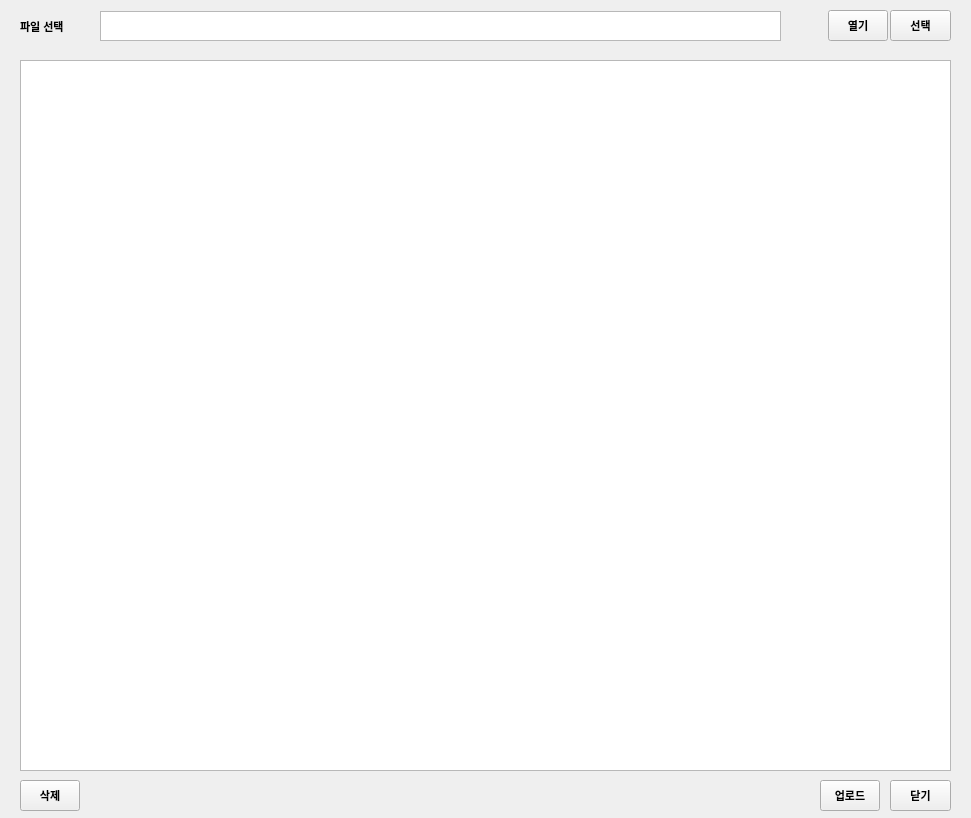
<?xml version="1.0" encoding="UTF-8"?>
<ui version="4.0">
 <class>win_upload_time</class>
 <widget class="QWidget" name="win_upload_time">
  <property name="geometry">
   <rect>
    <x>0</x>
    <y>0</y>
    <width>971</width>
    <height>818</height>
   </rect>
  </property>
  <property name="windowTitle">
   <string>Form</string>
  </property>
  <widget class="QPushButton" name="btn_select">
   <property name="geometry">
    <rect>
     <x>890</x>
     <y>10</y>
     <width>61</width>
     <height>31</height>
    </rect>
   </property>
   <property name="font">
    <font>
     <family>Arial</family>
     <pointsize>8</pointsize>
     <weight>75</weight>
     <bold>true</bold>
    </font>
   </property>
   <property name="text">
    <string>선택</string>
   </property>
  </widget>
  <widget class="QPushButton" name="btn_open">
   <property name="geometry">
    <rect>
     <x>828</x>
     <y>10</y>
     <width>60</width>
     <height>31</height>
    </rect>
   </property>
   <property name="font">
    <font>
     <family>Arial</family>
     <pointsize>8</pointsize>
     <weight>75</weight>
     <bold>true</bold>
    </font>
   </property>
   <property name="text">
    <string>열기</string>
   </property>
  </widget>
  <widget class="QLabel" name="lbl_select_file">
   <property name="geometry">
    <rect>
     <x>20</x>
     <y>11</y>
     <width>71</width>
     <height>30</height>
    </rect>
   </property>
   <property name="font">
    <font>
     <family>Arial</family>
     <pointsize>8</pointsize>
     <weight>75</weight>
     <bold>true</bold>
    </font>
   </property>
   <property name="text">
    <string>파일 선택</string>
   </property>
  </widget>
  <widget class="QTableWidget" name="tbl_info">
   <property name="geometry">
    <rect>
     <x>20</x>
     <y>60</y>
     <width>931</width>
     <height>711</height>
    </rect>
   </property>
   <property name="sizeAdjustPolicy">
    <enum>QAbstractScrollArea::AdjustToContents</enum>
   </property>
   <property name="dragEnabled">
    <bool>true</bool>
   </property>
   <property name="selectionBehavior">
    <enum>QAbstractItemView::SelectRows</enum>
   </property>
   <property name="textElideMode">
    <enum>Qt::ElideMiddle</enum>
   </property>
   <attribute name="horizontalHeaderCascadingSectionResizes">
    <bool>true</bool>
   </attribute>
   <attribute name="horizontalHeaderShowSortIndicator" stdset="0">
    <bool>true</bool>
   </attribute>
   <attribute name="horizontalHeaderStretchLastSection">
    <bool>true</bool>
   </attribute>
   <attribute name="verticalHeaderCascadingSectionResizes">
    <bool>true</bool>
   </attribute>
   <attribute name="verticalHeaderStretchLastSection">
    <bool>false</bool>
   </attribute>
  </widget>
  <widget class="QPushButton" name="btn_upload">
   <property name="geometry">
    <rect>
     <x>820</x>
     <y>780</y>
     <width>60</width>
     <height>31</height>
    </rect>
   </property>
   <property name="font">
    <font>
     <family>Arial</family>
     <pointsize>8</pointsize>
     <weight>75</weight>
     <bold>true</bold>
    </font>
   </property>
   <property name="text">
    <string>업로드</string>
   </property>
  </widget>
  <widget class="QPushButton" name="btn_close">
   <property name="geometry">
    <rect>
     <x>890</x>
     <y>780</y>
     <width>61</width>
     <height>31</height>
    </rect>
   </property>
   <property name="font">
    <font>
     <family>Arial</family>
     <pointsize>8</pointsize>
     <weight>75</weight>
     <bold>true</bold>
    </font>
   </property>
   <property name="text">
    <string>닫기</string>
   </property>
  </widget>
  <widget class="QTextEdit" name="text_select_file">
   <property name="geometry">
    <rect>
     <x>100</x>
     <y>11</y>
     <width>681</width>
     <height>30</height>
    </rect>
   </property>
  </widget>
  <widget class="QPushButton" name="btn_delete">
   <property name="geometry">
    <rect>
     <x>20</x>
     <y>780</y>
     <width>60</width>
     <height>31</height>
    </rect>
   </property>
   <property name="font">
    <font>
     <family>Arial</family>
     <pointsize>8</pointsize>
     <weight>75</weight>
     <bold>true</bold>
    </font>
   </property>
   <property name="text">
    <string>삭제</string>
   </property>
  </widget>
 </widget>
 <resources/>
 <connections/>
</ui>
